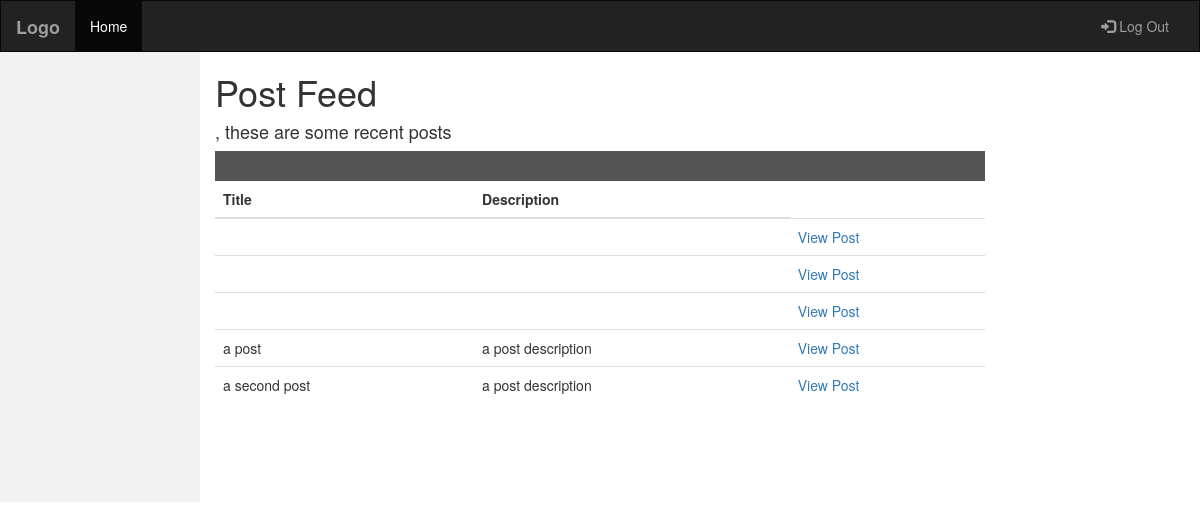
/postFeed/, run on the app's committed database.
### home/models.py (models this page shows)
class Post(models.Model):
    title = models.CharField(max_length=50)
    description = models.CharField(max_length=250)
    image = models.ImageField(default=None, blank=True, null=True)

### home/views.py (the view)
# urls.py: path('postFeed/', views.postFeed, name='postFeed'),
def postFeed(request):
    latest_post_list = Post.objects.order_by('id')
    context = {
        'latest_post_list': latest_post_list,
    }
    return render(request, 'home/postFeed.html', context)

### home/templates/home/postFeed.html (shortened to what this page needs)
<!DOCTYPE html>
<html lang="en">
<head>
  <link rel="stylesheet" href="https://maxcdn.bootstrapcdn.com/bootstrap/3.4.0/css/bootstrap.min.css">
</head>
<body>
<nav class="navbar navbar-inverse">
  <div class="container-fluid">
    <div class="navbar-header">
      <a class="navbar-brand" href="#"> <b> Logo </b></a>
    </div>
    <div class="collapse navbar-collapse" id="myNavbar">
      <ul class="nav navbar-nav">
        <li class="active"><a href="#">Home</a></li>
      </ul>
      <ul class="nav navbar-nav navbar-right">
        <li><a href="#"><span class="glyphicon glyphicon-log-in"></span> Log Out</a></li>
      </ul>
    </div>
  </div>
</nav>
<div class="container-fluid text-center">
  <div class="row content">
    <div class="col-sm-2 sidenav">
    </div>
    <div class="col-sm-8 text-left">
        <h1> Post Feed</h1>
    <p>
        <h4>{{ user.username }}, these are some recent posts </h4>
    </p>
    <p>
        <table class="table table-sm table-dark">
            <thead>
              <tr>
                <th scope="col">Title</th>
                <th scope="col">Description</th>
              </tr>
            </thead>
            <tbody>
                {% for post in latest_post_list %}
              <tr>
                <td>{{ post.title }} </td>
                <td>{{ post.description }}</td>
                <td> <a href="{% url 'home:specificPost' post.id %}">
                  <div style= "height:100%;width:100%" >
                  View Post
                  </div> </a></td>
              </tr>
    </p>
    {% endfor %}
    </div>
  </div>
</div>
<footer class="container-fluid text-center">
</footer>
</body>
</html>

### home/templates/home/postFeed.html (style rules this page uses)
.navbar { margin-bottom: 0; border-radius: 0; }
.row.content { height: 450px }
.sidenav { padding-top: 20px; background-color: #f1f1f1; height: 100%; }
footer { background-color: #555; color: white; padding: 15px; }

### data on the page
Post: title "a post", description "a post description"
Post: title "a second post", description "a post description"
